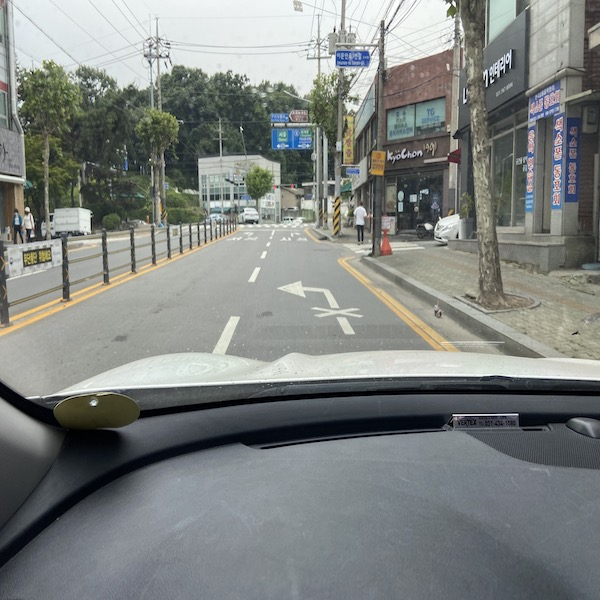
#> input picture 차선 감지 소스/straight22.jpg, 600 x 600 px
$ python '13 line.py'
#> lines starting #> are read from the running program, lines starting #| are printed output that depends on the picture; after the words box and inside, x2 and y2 are one past the last pixel; in counts of white or black regions, pixels touching at a corner belong together
### 차선 감지 소스/doImage.py
import numpy as np
import cv2 as cv
from matplotlib import pyplot as plt
# import matplotlib.pyplot as plt


def myShow(title,  img):
    cv.imshow(title, img)
    key = cv.waitKey(0)
    if key & 0xFF == 27:
        cv.destroyAllWindows()
        exit(0)
    elif key == ord('d') or key == ord('D'):
        cv.destroyWindow(title)
    elif key == ord('s') or key == ord('S'):
        cv.imgwrite(title+".jpg", img)
        cv.destroyWindow(title)
    else:
        pass


# [4 lines left out: function myPltShow, not called in this run]


def myDrawLine(rho, theta, img, color, thick):
    x0 = rho * np.cos(theta)
    y0 = rho * np.sin(theta)
    x1 = int(x0 - 1000*np.sin(theta))
    y1 = int(y0 + 1000*np.cos(theta))
    x2 = int(x0 + 1000*np.sin(theta))
    y2 = int(y0 - 1000*np.cos(theta))
    cv.line(img, (x1, y1), (x2, y2), color, thick)
    return [x1, y1], [x2, y2]

### 차선 감지 소스/13 line.py
'''
Gray -> ROI -> Threshold-> Canny -> HoughLine

'''
import cv2 as cv
import numpy as np
from doImage import *
from math import *

fileName = 'straight22'

img = cv.imread(fileName+'.jpg')
#> img is the input picture: shape (600, 600, 3); mean B, G, R 128, 130.6, 126.8

# Gray
imgGray = cv.imread(fileName+'.jpg', 0)
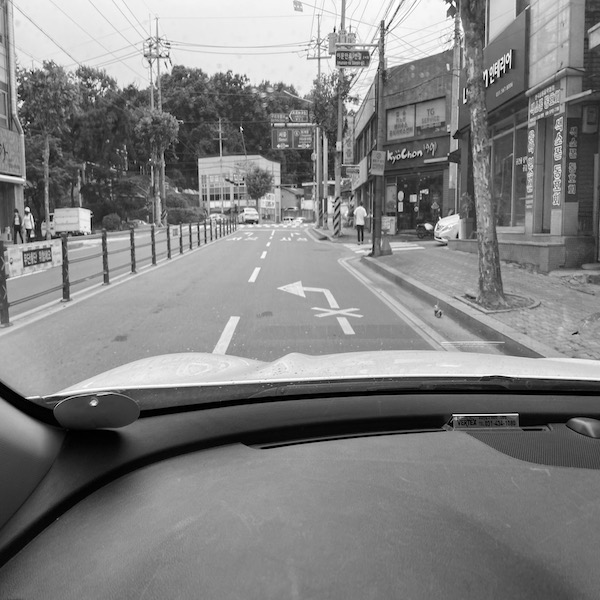
#> imgGray: shape (600, 600); min 0, max 255, mean 129.2
imgRoi = np.zeros((img.shape[0], img.shape[1], 1), np.uint8)
imgOut = np.zeros(img.shape, np.uint8)

# Region Of Interest
syROI = 252
eyROI = 369
pointRoi = np.array([[270, 220], [205, 350], [470, 350], [330, 220]], np.int32)
cv.fillConvexPoly(imgRoi, pointRoi, 255)
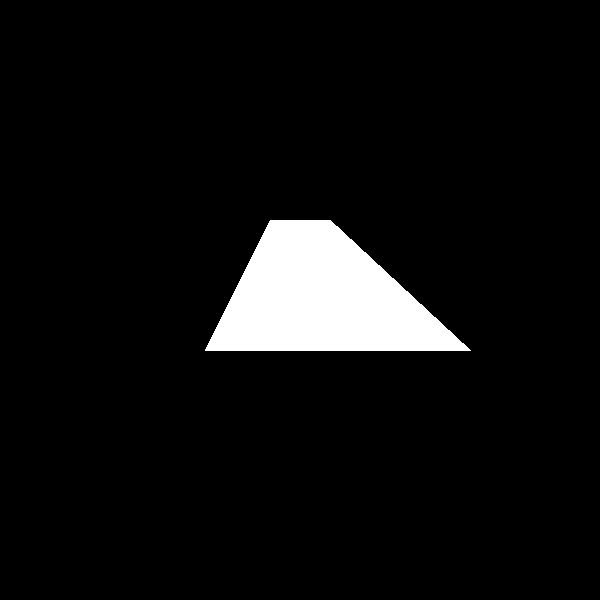
#> imgRoi: shape (600, 600, 1); 6% white; 1 white region, box (x1, y1, x2, y2) and area: (205, 220, 471, 351) 21461
imgRoiDisp = cv.addWeighted(imgGray, 0.8, imgRoi, 0.2, 0)
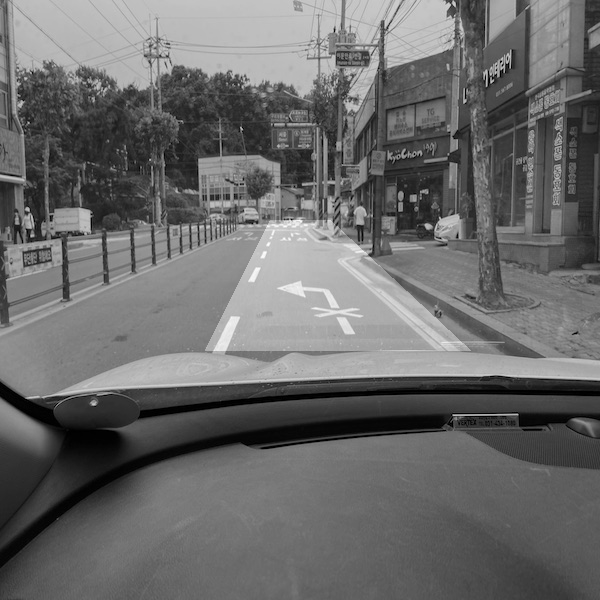
#> imgRoiDisp: shape (600, 600); min 0, max 254, mean 106.4
# myShow(fileName+'_Roi', imgRoiDisp)

# Threshold
ret, thresh = cv.threshold(imgGray, 200, 255, cv.THRESH_BINARY)
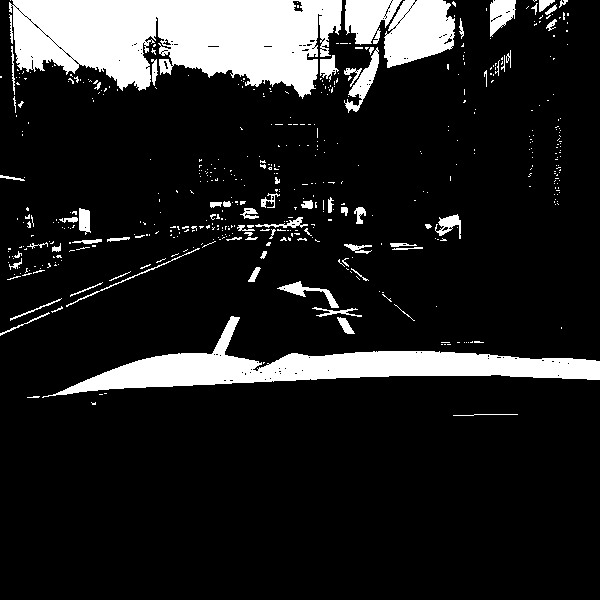
#> thresh: shape (600, 600); 13.6% white; 504 white regions (435 under 20 px), largest, box (x1, y1, x2, y2) and area: (9, 0, 342, 99) 23018, (42, 316, 600, 398) 12867, (384, 0, 455, 68) 3515
# myShow(fileName+'_Thresh', thresh)
for r in range(0, img.shape[0]):
    for c in range(0, img.shape[1]):
        if(imgRoi[r, c] == 0):
            thresh[r, c] = 0
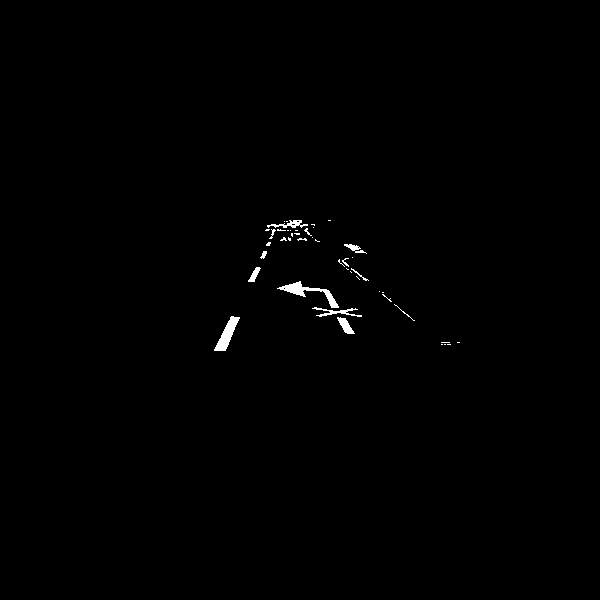
#> thresh: shape (600, 600); 0.49% white; 44 white regions (31 under 20 px), largest, box (x1, y1, x2, y2) and area: (277, 281, 339, 308) 407, (214, 316, 240, 351) 371, (312, 307, 362, 317) 168
# myShow(fileName+'_roiThresh', thresh)

# Canny
edges = cv.Canny(thresh, 50, 150)
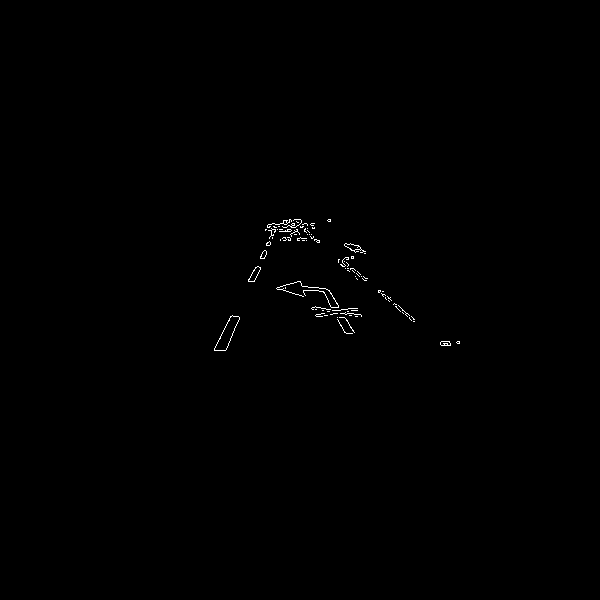
#> edges: shape (600, 600); 0.28% white in thin lines or dots, all inside (x1, y1, x2, y2) = (214, 219, 460, 351)
# myShow(fileName+'_Canny', edges)

# Hough Line
lines = cv.HoughLines(edges, 1, np.pi/200, 21)  # 30, 20
#> lines = 229 rows, first 8: [-18, 2.26], [346, 0.456], [342, 0.393], [349, 0.471], [-16, 2.26], [-10, 2.25], [-2, 2.23], [-24, 2.28]

imgHough = np.copy(img)
for line in lines:
    rho, theta = line[0]
# Angle of Lines
    if(theta < np.pi*27/180 and theta > np.pi*26/180):
        myDrawLine(rho, theta, imgHough, (0, 0, 255), 1)
    if(theta < np.pi*130/180 and theta > np.pi*129/180):
        myDrawLine(rho, theta, imgHough, (0, 0, 255), 1)
#> this loop made 229 passes
myShow(fileName+'_Hough', imgHough)
#> in myShow, `cv.imshow(title, img)`:
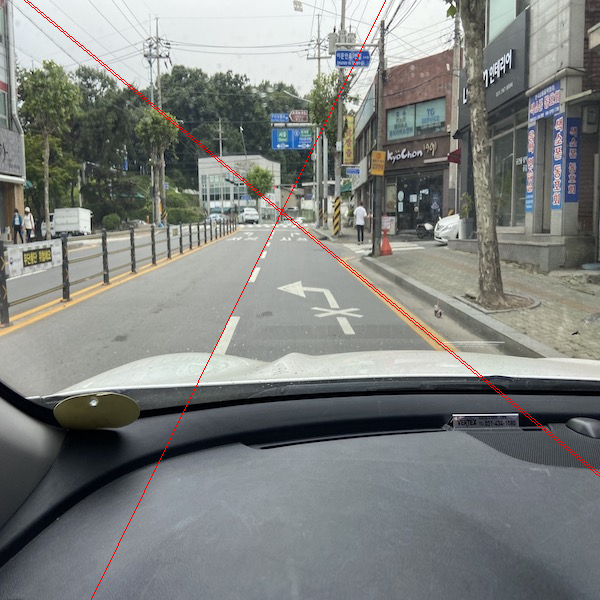
#> window 'straight22_Hough': shape (600, 600, 3); mean B, G, R 127.4, 129.9, 127.3
#> (key Esc is pressed here)
#> (the program exits here)

$ run again, with 차선 감지 소스/curved.jpg copied over 차선 감지 소스/straight22.jpg
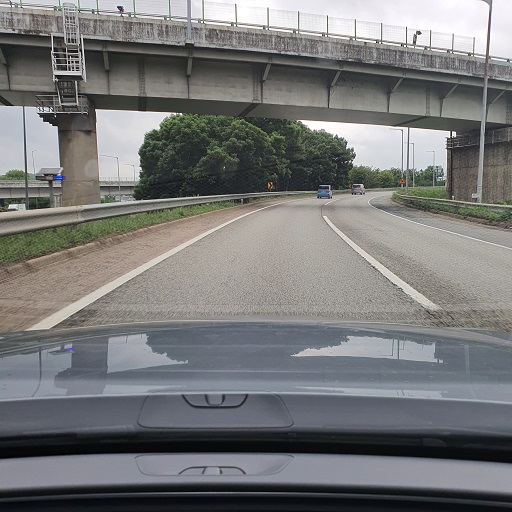
#> input picture 차선 감지 소스/curved.jpg, 512 x 512 px
#> img is the input picture: shape (512, 512, 3); mean B, G, R 120.1, 120, 119.5
#> imgRoi: shape (512, 512, 1); 8.2% white; 1 white region, box (x1, y1, x2, y2) and area: (205, 220, 471, 351) 21461
#> after the loop `for r in range(0, img.shape[0]):`:
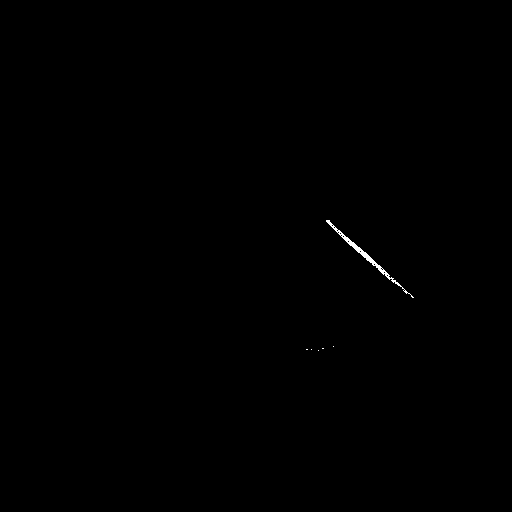
#> thresh: shape (512, 512); 0.14% white in thin lines or dots, all inside (x1, y1, x2, y2) = (306, 220, 414, 351)
#> edges: shape (512, 512); 0.12% white in thin lines or dots, all inside (x1, y1, x2, y2) = (305, 219, 414, 352)
#> lines = 48 rows, first 8: [-59, 2.31], [-52, 2.29], [-41, 2.28], [-48, 2.29], [-55, 2.31], [-45, 2.28], [-66, 2.32], [-74, 2.36]
#> the loop `for line in lines:` made 48 passes
#> in myShow, `cv.imshow(title, img)`:
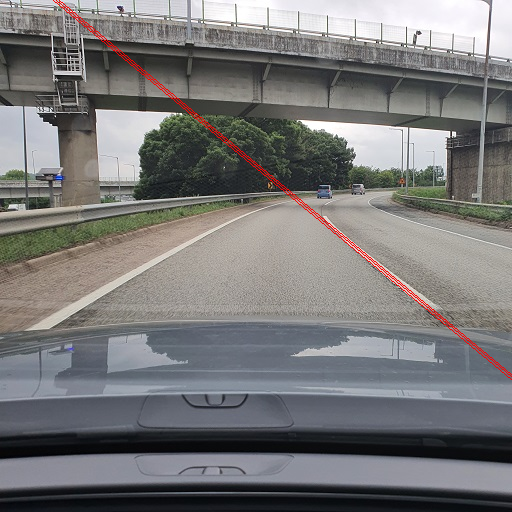
#> window 'straight22_Hough': shape (512, 512, 3); mean B, G, R 119.5, 119.3, 120.2
